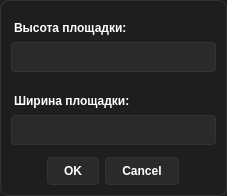
<?xml version="1.0" encoding="UTF-8"?>
<ui version="4.0">
 <class>Dialog</class>
 <widget class="QDialog" name="Dialog">
  <property name="geometry">
   <rect>
    <x>0</x>
    <y>0</y>
    <width>227</width>
    <height>196</height>
   </rect>
  </property>
  <property name="windowTitle">
   <string>Dialog</string>
  </property>
  <property name="styleSheet">
   <string notr="true">QDialog {
        background-color: #1E1E1E;
        color: #FFFFFF;
        border: 1px solid #333333;
        border-radius: 8px;
        padding: 16px;
    }

    QLabel {
        font-weight: bold;
        color: #FFFFFF;
        margin-bottom: 4px;
    }

    QLineEdit {
        background-color: #2A2A2A;
        color: #FFFFFF;
        border: 1px solid #333333;
        border-radius: 4px;
        padding: 6px 8px;
    }

    QLineEdit:focus {
        border: 1px solid #BB86FC;
        outline: none;
    }
    QPushButton {
        background-color: #2A2A2A;
        color: #FFFFFF;
        border: 1px solid #333333;
        border-radius: 4px;
        padding: 6px 16px;
        font-weight: 500;
    }

    QPushButton:hover {
        background-color: #333333;
    }

    QPushButton:pressed {
        background-color: #BB86FC;
        color: black;
    }

    QPushButton#okButton {
        background-color: #BB86FC;
        color: black;
        border: 1px solid #BB86FC;
    }

    QPushButton#okButton:hover {
        background-color: #CC99FF;
    }

    QPushButton#okButton:pressed {
        background-color: #AA77DD;
    }</string>
  </property>
  <layout class="QVBoxLayout" name="verticalLayout_4">
   <property name="spacing">
    <number>14</number>
   </property>
   <item>
    <layout class="QVBoxLayout" name="verticalLayout_3">
     <property name="spacing">
      <number>12</number>
     </property>
     <item>
      <layout class="QVBoxLayout" name="verticalLayout_2">
       <property name="spacing">
        <number>0</number>
       </property>
       <item>
        <widget class="QLabel" name="labelAreaH">
         <property name="text">
          <string>Высота площадки:</string>
         </property>
         <property name="alignment">
          <set>Qt::AlignmentFlag::AlignBottom|Qt::AlignmentFlag::AlignLeading|Qt::AlignmentFlag::AlignLeft</set>
         </property>
        </widget>
       </item>
       <item>
        <widget class="QLineEdit" name="heightLineEdit"/>
       </item>
      </layout>
     </item>
     <item>
      <layout class="QVBoxLayout" name="verticalLayout">
       <property name="spacing">
        <number>0</number>
       </property>
       <item>
        <widget class="QLabel" name="labelAreaW">
         <property name="text">
          <string>Ширина площадки:</string>
         </property>
         <property name="alignment">
          <set>Qt::AlignmentFlag::AlignBottom|Qt::AlignmentFlag::AlignLeading|Qt::AlignmentFlag::AlignLeft</set>
         </property>
        </widget>
       </item>
       <item>
        <widget class="QLineEdit" name="widthLineEdit"/>
       </item>
      </layout>
     </item>
     <item alignment="Qt::AlignmentFlag::AlignHCenter">
      <widget class="QDialogButtonBox" name="buttonBox">
       <property name="orientation">
        <enum>Qt::Orientation::Horizontal</enum>
       </property>
       <property name="standardButtons">
        <set>QDialogButtonBox::StandardButton::Cancel|QDialogButtonBox::StandardButton::Ok</set>
       </property>
      </widget>
     </item>
    </layout>
   </item>
  </layout>
 </widget>
 <resources/>
 <connections>
  <connection>
   <sender>buttonBox</sender>
   <signal>accepted()</signal>
   <receiver>Dialog</receiver>
   <slot>accept()</slot>
   <hints>
    <hint type="sourcelabel">
     <x>248</x>
     <y>254</y>
    </hint>
    <hint type="destinationlabel">
     <x>157</x>
     <y>274</y>
    </hint>
   </hints>
  </connection>
  <connection>
   <sender>buttonBox</sender>
   <signal>rejected()</signal>
   <receiver>Dialog</receiver>
   <slot>reject()</slot>
   <hints>
    <hint type="sourcelabel">
     <x>316</x>
     <y>260</y>
    </hint>
    <hint type="destinationlabel">
     <x>286</x>
     <y>274</y>
    </hint>
   </hints>
  </connection>
 </connections>
</ui>
